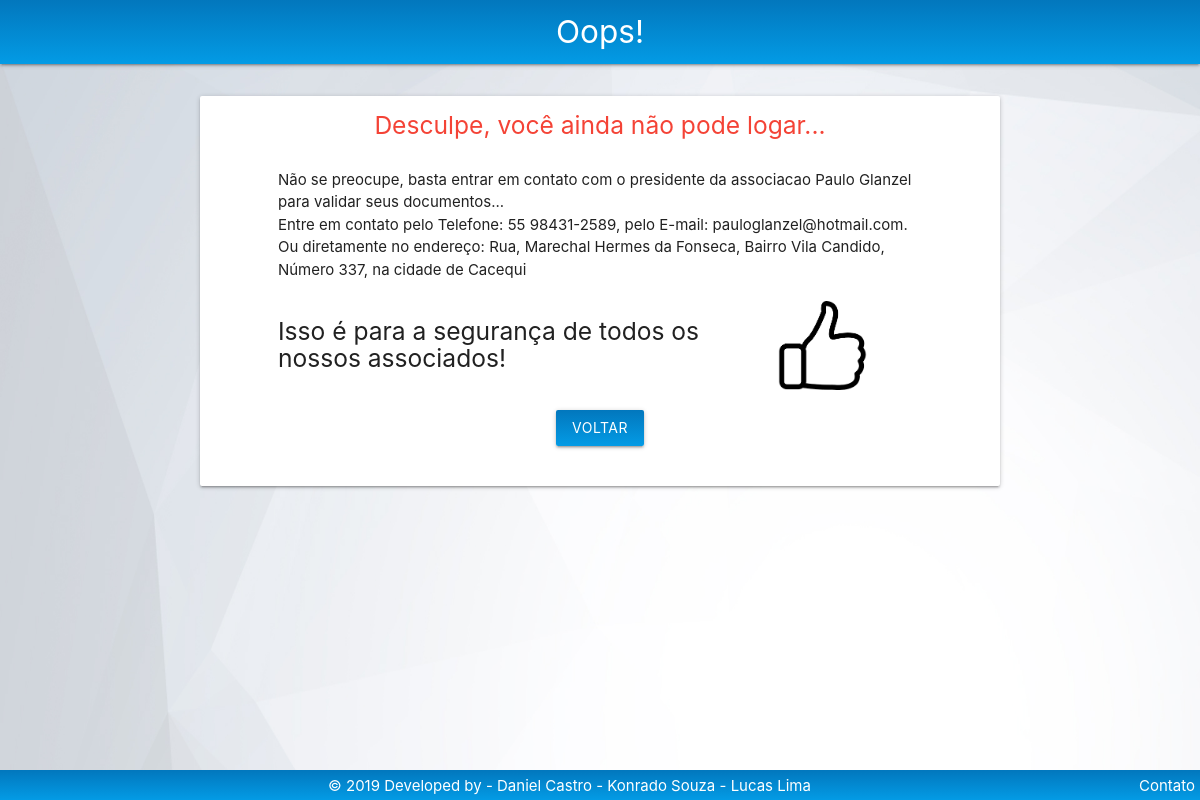
/Tela/loginRecusado.php, run on the app's committed database.
### tables this page shows
CREATE TABLE `usuario` (
  `id` int(11) NOT NULL,
  `nome` varchar(100) DEFAULT NULL,
  `usuario` varchar(50) NOT NULL,
  `senha` varchar(150) NOT NULL,
  `cidade` varchar(100) DEFAULT NULL,
  `bairro` varchar(100) DEFAULT NULL,
  `rua` varchar(100) DEFAULT NULL,
  `numero` varchar(20) DEFAULT NULL,
  `cep` varchar(10) NOT NULL,
  `cpf` varchar(14) DEFAULT NULL,
  `rg` varchar(30) DEFAULT NULL,
  `data_nasc` varchar(20) NOT NULL,
  `telefone` varchar(15) DEFAULT NULL,
  `email` varchar(100) DEFAULT NULL,
  `fotoPerfil` varchar(100) NOT NULL,
  `pode_logar` varchar(30) DEFAULT NULL,
  `administrador` varchar(50) NOT NULL
);

### Controle/usuarioPDO.php (called while the page is built, shortened)
<?php
if (!realpath("./index.php")) {
    include_once '../Modelo/usuario.php';
} else {
    include_once "./Controle/conexao.php";
    include_once './Modelo/usuario.php';
    include_once './Modelo/aluno.php';
    include_once './Modelo/diretoria.php';
}
class usuarioPDO {
    public function selectPresidente() {
        $conexao = new conexao();
        $pdo = $conexao->getConexao();
        $stmt = $pdo->prepare("SELECT id_usuario FROM diretoria WHERE cargo LIKE 'Presidente';");
        $stmt->execute();
        $linha = $stmt->fetch();
        $stmt = $pdo->prepare("SELECT * FROM usuario WHERE id = " . $linha['id_usuario']);
        $stmt->execute();
        $linha = $stmt->fetch();
        $presidente = new usuario($linha);
        return $presidente;
    }
}

### Modelo/usuario.php (called while the page is built, shortened)
<?php
class usuario {
    private $nome;
    private $cidade;
    private $bairro;
    private $rua;
    private $numero;
    private $data_nasc;
    private $telefone;
    private $email;
    public function __construct() {
        if (func_num_args() == 1) {
            $atributos = func_get_args()[0];
        }
        if (!is_null($this->data_nasc)) {
            $anoAtual = date('Y');
            $mesAtual = date('m');
            $nascimento = $this->data_nasc;
            list($dia, $mes, $ano) = explode('/', $nascimento);
            $idade = $anoAtual - $ano;
        }
    }
    function getNome() {
        return $this->nome;
    }
    function getCidade() {
        return $this->cidade;
    }
    function getBairro() {
        return $this->bairro;
    }
    function getRua() {
        return $this->rua;
    }
    function getNumero() {
        return $this->numero;
    }
    function getTelefone() {
        return $this->telefone;
    }
    function getEmail() {
        return $this->email;
    }
}

### Tela/loginRecusado.php (the view, shortened to what this page needs)
<!DOCTYPE html>
<html>
    <head>
        <?php
        include_once '../Base/header.php';
        include_once '../Controle/usuarioPDO.php';
        $usuarioPDO = new usuarioPDO();
        include_once '../Modelo/usuario.php';
        $presidente = $usuarioPDO->selectPresidente();
        ?>
    </head>
    <body class="homeimg">
        <nav class="nav-extended ">
            <div class="nav-wrapper corpadrao">
                <a class="brand-logo center">Oops!</a>
            </div>
        </nav>
        <main id="main">
            <div class="row">
                <div style="height: 3vh;"></div>
                <div class="col s8 offset-s2 card center">
                    <div class="row">
                        <div class="col s10 offset-s1">
                            <div class="row">
                                <h5 class="red-text">Desculpe, você ainda não pode logar...</h5>
                            </div>
                            <div class="row">
                                <span class="left-align col s12 ">Não se preocupe, basta entrar em contato com o presidente da associacao <?php echo $presidente->getNome(); ?>
                                    para validar seus documentos...<br>Entre em contato pelo Telefone: <?php echo $presidente->getTelefone(); ?>, pelo E-mail: <?php echo $presidente->getEmail(); ?>.<br>Ou diretamente no endereço:
                                    Rua, <?php echo $presidente->getRua(); ?>, Bairro <?php echo $presidente->getBairro(); ?>, Número  <?php echo $presidente->getNumero(); ?>, na cidade de <?php echo $presidente->getCidade(); ?></span></div>
                            <div class="row left-align">
                                <h5 class="col s9">
                                    Isso é para a segurança de todos os nossos associados!</h5>
                                <img class="col s2" src="../Img/sintoMuito.png">
                            </div>
                            <div class="row">
                                <a href="./login.php" class="btn hoverable corpadrao">Voltar</a>
                            </div>
                        </div>
                    </div>
                </div>
            </div>
        </main>
        <?php include_once '../Base/footer.php'; ?>
    </body>
</html>

### css/custom.css (style rules this page uses)
.homeimg { background-image: url('../Img/bg2.jpg'); background-size: 100% 100%; background-attachment: fixed; }
.corpadrao { background: linear-gradient(to bottom, #0277bd , #039be5); }

### data on the page
usuario: nome "Paulo Glanzel", telefone "55 98431-2589", email "pauloglanzel@hotmail.com", rua "Marechal Hermes da Fonseca", bairro "Vila Candido", numero "337", cidade "Cacequi"
